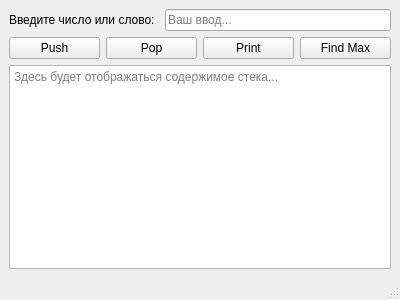
<?xml version="1.0" encoding="UTF-8"?>
<ui version="4.0">
 <class>MainWindow</class>
 <widget class="QMainWindow" name="MainWindow">
  <property name="geometry">
   <rect>
    <x>0</x>
    <y>0</y>
    <width>400</width>
    <height>300</height>
   </rect>
  </property>
  <property name="windowTitle">
   <string>Stack Model</string>
  </property>
  <widget class="QWidget" name="centralwidget">
   <layout class="QVBoxLayout" name="verticalLayout">
    <!-- Панель ввода: горизонтальный layout с меткой и полем ввода -->
    <item>
     <layout class="QHBoxLayout" name="inputLayout">
      <item>
       <widget class="QLabel" name="labelInput">
        <property name="text">
         <string>Введите число или слово:</string>
        </property>
        <property name="minimumSize">
         <size>
          <width>150</width>
          <height>0</height>
         </size>
        </property>
       </widget>
      </item>
      <item>
       <widget class="QLineEdit" name="lineEditInput">
        <property name="placeholderText">
         <string>Ваш ввод...</string>
        </property>
       </widget>
      </item>
     </layout>
    </item>
    <!-- Панель кнопок: горизонтальный layout с четырьмя кнопками -->
    <item>
     <layout class="QHBoxLayout" name="buttonLayout">
      <item>
       <widget class="QPushButton" name="pushButtonPush">
        <property name="text">
         <string>Push</string>
        </property>
       </widget>
      </item>
      <item>
       <widget class="QPushButton" name="pushButtonPop">
        <property name="text">
         <string>Pop</string>
        </property>
       </widget>
      </item>
      <item>
       <widget class="QPushButton" name="pushButtonPrint">
        <property name="text">
         <string>Print</string>
        </property>
       </widget>
      </item>
      <item>
       <widget class="QPushButton" name="pushButtonFindMax">
        <property name="text">
         <string>Find Max</string>
        </property>
       </widget>
      </item>
     </layout>
    </item>
    <!-- Поле для отображения содержимого стека: только для чтения -->
    <item>
     <widget class="QTextEdit" name="textEditOutput">
      <property name="readOnly">
       <bool>true</bool>
      </property>
      <property name="placeholderText">
       <string>Здесь будет отображаться содержимое стека...</string>
      </property>
     </widget>
    </item>
   </layout>
  </widget>
  <!-- Меню и строка состояния (пустые, но могут быть расширены) -->
  <widget class="QMenuBar" name="menubar">
   <property name="geometry">
    <rect>
     <x>0</x>
     <y>0</y>
     <width>400</width>
     <height>22</height>
    </rect>
   </property>
  </widget>
  <widget class="QStatusBar" name="statusbar"/>
 </widget>
 <resources/>
 <connections/>
</ui>
